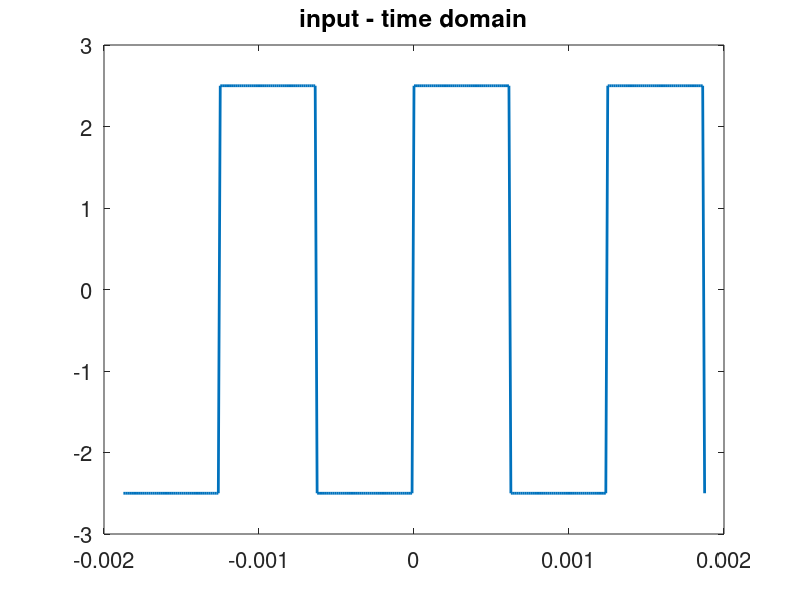
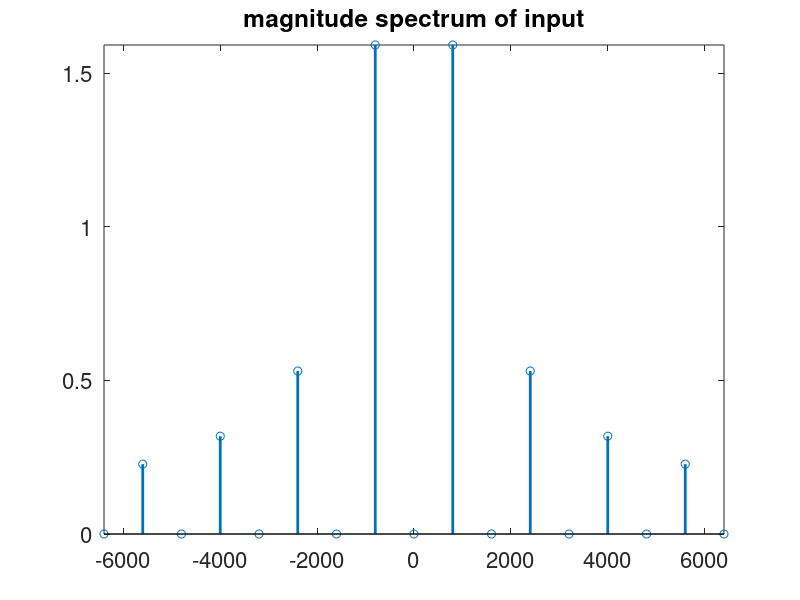
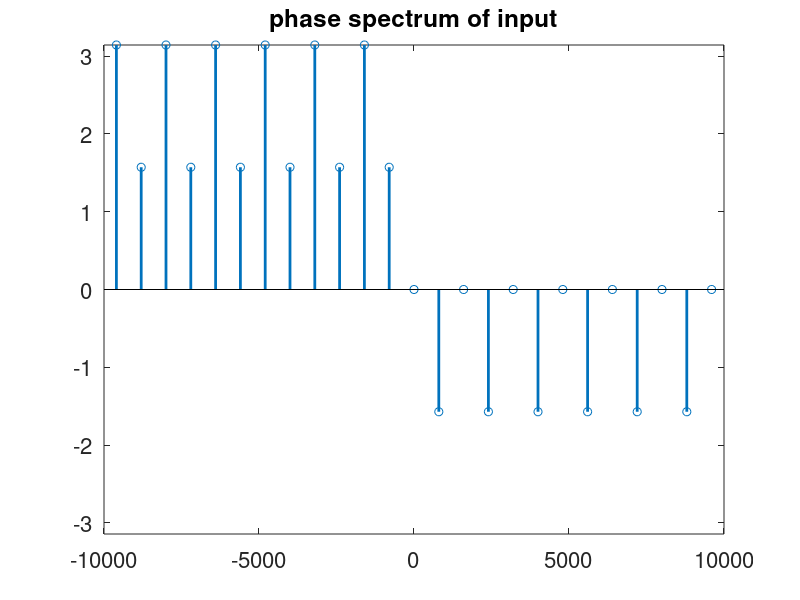
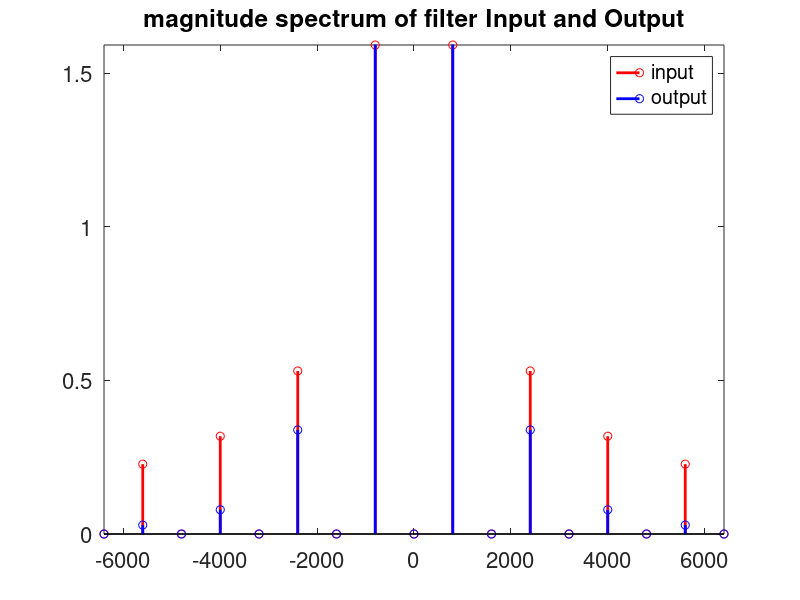

MATLAB code for these plots, in order:
%% Square wave generator
% Junseo Mun and Matthew El Chalouhi
clc
clear all
hold off

f0=800;     %fundamental freq of input sqaure wave
T0 = 1/f0;  %period 
tstep = 0.01*T0;
no_sample = 3*T0/tstep + 1; %no. of samples  within  3*T0
A = 2.5;
%tt = -0.5*T0:tstep:0.5*T0;
tt = -1.5*T0:tstep:1.5*T0;

square_in = A*square(tt*2*pi*f0,50);

figure(1)
Hp1 = plot(tt,square_in);
set(Hp1,'LineWidth',2)
Ha = gca;
set(Ha,'Fontsize',16)
title('input - time domain')
pause

%% Fourier series representation of signal (Amplitude Spectrum)
% Junseo Mun and Matthew El Chalouhi
      
K=1/(2*pi);
N= 100; %no. of harmonics
nvec = -N:N;
c_in = zeros(size(nvec)); %fourier coefficients

for n = nvec
    m = n+N+1;
    c_in(m) = (A/(1i*n*pi))*(1-cos(n*pi));
    
    if (n == 0)
      c_in(m) = 0.0;
    end
end


f = nvec*f0; %frequency vector
figure(2)
Hp1=stem(f,abs(c_in));
axis([-8*f0 8*f0 0 max(abs(c_in))])
set(Hp1,'LineWidth',2)
Ha = gca;
set(Ha,'Fontsize',16)
title('magnitude spectrum of input')
pause

%% Fourier series representation of signal (Phase Spectrum)
% Junseo Mun and Matthew El Chalouhi

figure(3)
Hp1=stem(f,angle(c_in));
set(Hp1,'LineWidth',2)
Ha = gca;
set(Ha,'Fontsize',16)
axis([-0.1e5 0.1e5 -pi pi])
title('phase spectrum of input')
pause

%% Designing the 2nd order Butterworth filter
% Junseo Mun and Matthew El Chalouhi


R=10000; %10k ohms
C=1e-8; %10 nF
fc=1/(2*pi*R*C);     %cutoff freq of filter
%fc = 5000;

% 1.586 gain
Hf = 1.586./ (power(1i*f/fc,2) + 1.414*(1i*f/fc) + 1); %filter transfer function

c_out = c_in .* Hf; %Fourier coefficients of the filter output

figure(4)
stem(f,abs(c_in),'r','LineWidth',2);
hold on
stem(f,abs(c_out),'b','LineWidth',2);
hold off
axis([-8*f0 8*f0 0 max(abs(c_in))])
Ha = gca;
set(Ha,'Fontsize',16)
title('magnitude spectrum of filter Input and Output')
Ha = gca;
set(Ha,'Fontsize',16)
legend('input','output')
pause
%% Plotting the Phase Spectrum of Input and Output
% Junseo Mun and Matthew El Chalouhi

figure(5)
stem(f,angle(c_in),'r','LineWidth',2);
hold on
stem(f,angle(c_out),'b','LineWidth',2);
hold off
axis([-0.8e4 0.8e4 -pi pi])
Ha = gca;
set(Ha,'Fontsize',16)
title('phase spectrum of filter input and output')
Ha = gca;
set(Ha,'Fontsize',16)
legend('input','output')
pause


%% Construct the output signal from the Cout Fourier coefficients
% Junseo Mun and Matthew El Chalouhi

A = zeros(3*N+1,ceil(no_sample));
for n = nvec
    m=n+N+1;
    A(m,:) = c_out(m) .* exp(1i*2*pi*n*f0*tt);
end
gp_out = sum(A);
figure(5)
Hp1 = plot(tt,real(gp_out),'b',tt,square_in,'r');
set(Hp1,'LineWidth',2)
Ha = gca;
set(Ha,'Fontsize',16)
title('filter input and output-time domain')
set(Ha,'Fontsize',16)
legend('output','input')
pause